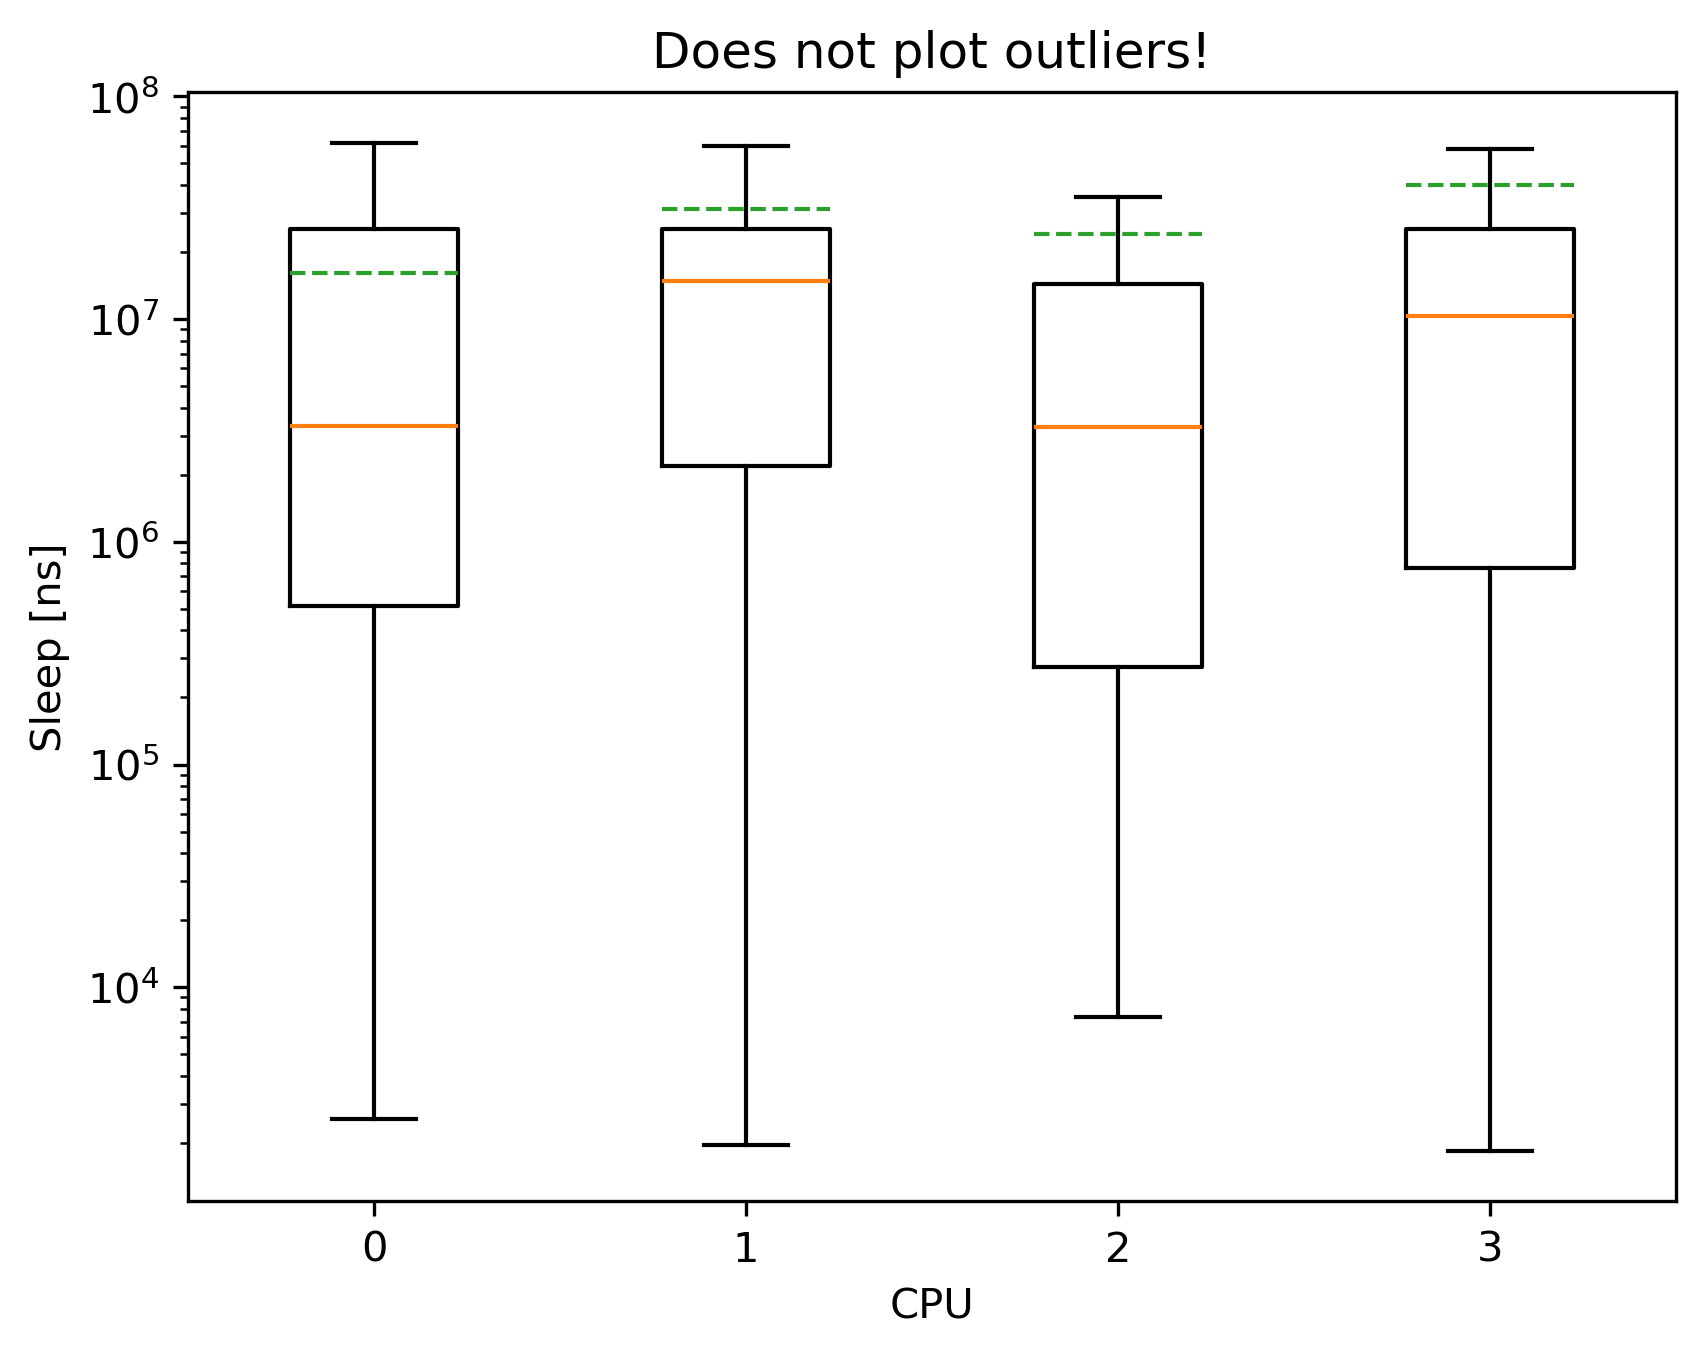

Here is the Python script that generated this plot:
#!/usr/bin/python3

import os
import pandas as pd
import numpy as np
import matplotlib.pyplot as plt

FILE_BASE = os.path.splitext(__file__)[0]
FILE_DATA = FILE_BASE + ".txt"
FILE_PNG  = FILE_BASE + ".png"
FILE_PDF  = FILE_BASE + ".pdf"

colors = iter([plt.cm.tab10(i) for i in range(20)])
lineprops = {"linewidth": 1, "edgecolor": "white"}


df = pd.read_csv(FILE_DATA, delim_whitespace=True, usecols=['CPU', 'Sleep[ns]'])

columns = []
positions = []
for cpu in df['CPU'].unique():
    sleep_data = df[df['CPU']==cpu]['Sleep[ns]']
    columns.append(sleep_data)
    positions.append(cpu)

plt.boxplot(columns, positions=positions, showfliers=False, showmeans=True, meanline=True)

plt.title('Does not plot outliers!')
plt.xlabel('CPU')
plt.ylabel('Sleep [ns]')
plt.yscale('log')

print(f'generate {FILE_PDF}')
plt.savefig(FILE_PDF, dpi=300, bbox_inches='tight')
print(f'generate {FILE_PNG}')
plt.savefig(FILE_PNG, dpi=300, bbox_inches='tight')
